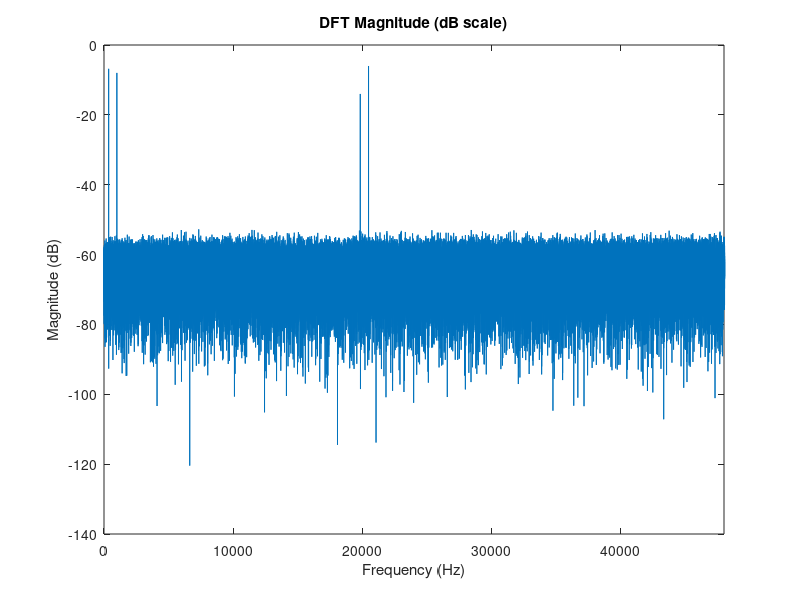
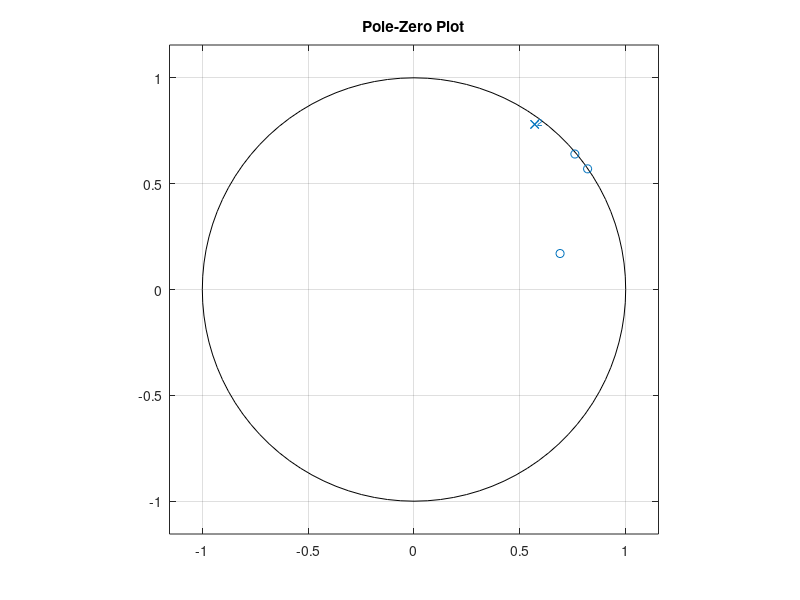
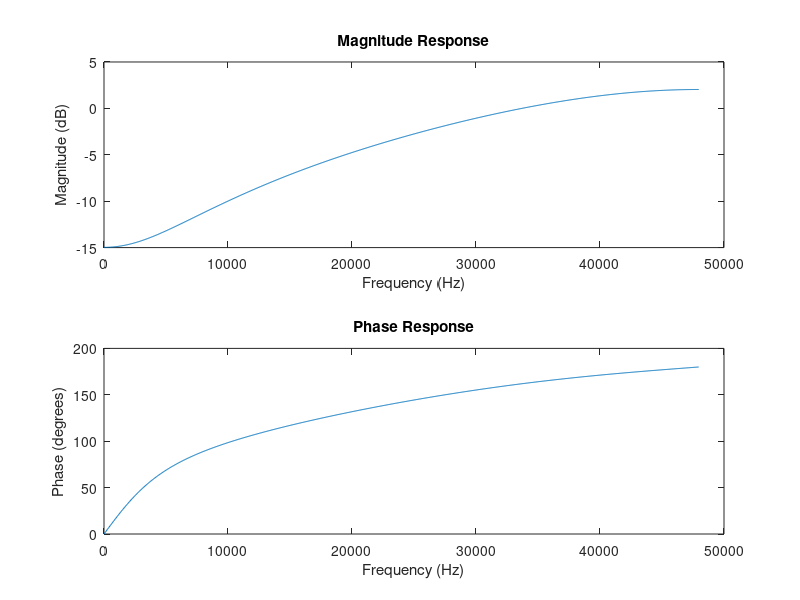

Here is the MATLAB script that generated these plots, in order:
%% SPDX-License-Identifier: MIT License
%
% assignment_six.m - HW06 Four-year Transform
% Copyright (C) 2024 Senik Zou <mengxuan.zou@cooper.edu>
%

% Sampling parameters
Fs = 96000;           % 96 kHz
N = 192000;           % number of samples
t = (0:N - 1) / Fs;   % time vector

% Define db2mag() if needed
db2mag = @(dB) 10.^(dB / 20);

% Generate signals, frequencies and dB levels
f1 = -20480;
dB1 = 0;      % -20.48 kHz,  0 dB
f2 = -360;
dB2 = -0.8;   %   -360 Hz,  -0.8 dB
f3 = 996;
dB3 = -2;     %    996 Hz,  -2 dB
f4 = 19840;
dB4 = -8;     % 19.84 kHz,  -8 dB

A1 = db2mag(dB1);
A2 = db2mag(dB2);
A3 = db2mag(dB3);
A4 = db2mag(dB4);

% Generate sinusoids
x1 = A1 * cos(2 * pi * f1 * t);
x2 = A2 * cos(2 * pi * f2 * t);
x3 = A3 * cos(2 * pi * f3 * t);
x4 = A4 * cos(2 * pi * f4 * t);

% Sum of signals
x_sig = x1 + x2 + x3 + x4;

% Add white noise at -10 dB
noise_dB = -10;
noise_amp = db2mag(noise_dB);
noise = noise_amp * randn(size(t));
x_noisy = x_sig + noise;

% Take the DFT and plot in dB scale, divide by N to get normalized amplitude
X = fft(x_noisy) / N;
f_axis = (0:N - 1) * (Fs / N);       % Frequency axis in Hz
X_dB = 20 * log10(abs(X));

figure;
plot(f_axis, X_dB);
xlabel('Frequency (Hz)');
ylabel('Magnitude (dB)');
title('DFT Magnitude (dB scale)');
xlim([0 Fs / 2]);  % show up to Nyquist

% H(z), poles and zeros from the given expression:
%   H(z) = 0.53 * ((z - z1)*(z - z2)*(z - z3)) / ((z - p1)^2)
z1 = 0.76 + 1j * 0.64;
z2 = 0.69 + 1j * 0.17;
z3 = 0.82 + 1j * 0.57;
p1 = 0.57 + 1j * 0.78;  % Repeated pole
k  = 0.53;              % Gain

% Create vectors for zeros/poles
z_vec = [z1; z2; z3];  % Column vector for zeros
p_vec = [p1; p1];      % Column vector for repeated pole

% Pole-zero plot
figure;
zplane(z_vec, p_vec);
title('Pole-Zero Plot');

% Frequency response with freqz
%    Use zp2tf (Signal Processing Toolbox) to convert Z,P,K --> b,a
[b, a] = zp2tf(z_vec, p_vec, k);

% Evaluate the frequency response
[H, freq] = freqz(b, a, 1024, Fs);
mag = 20 * log10(abs(H));
phase = angle(H) * (180 / pi);

figure;
subplot(2, 1, 1);
plot(freq, mag);
xlabel('Frequency (Hz)');
ylabel('Magnitude (dB)');
title('Magnitude Response');

subplot(2, 1, 2);
plot(freq, phase);
xlabel('Frequency (Hz)');
ylabel('Phase (degrees)');
title('Phase Response');
